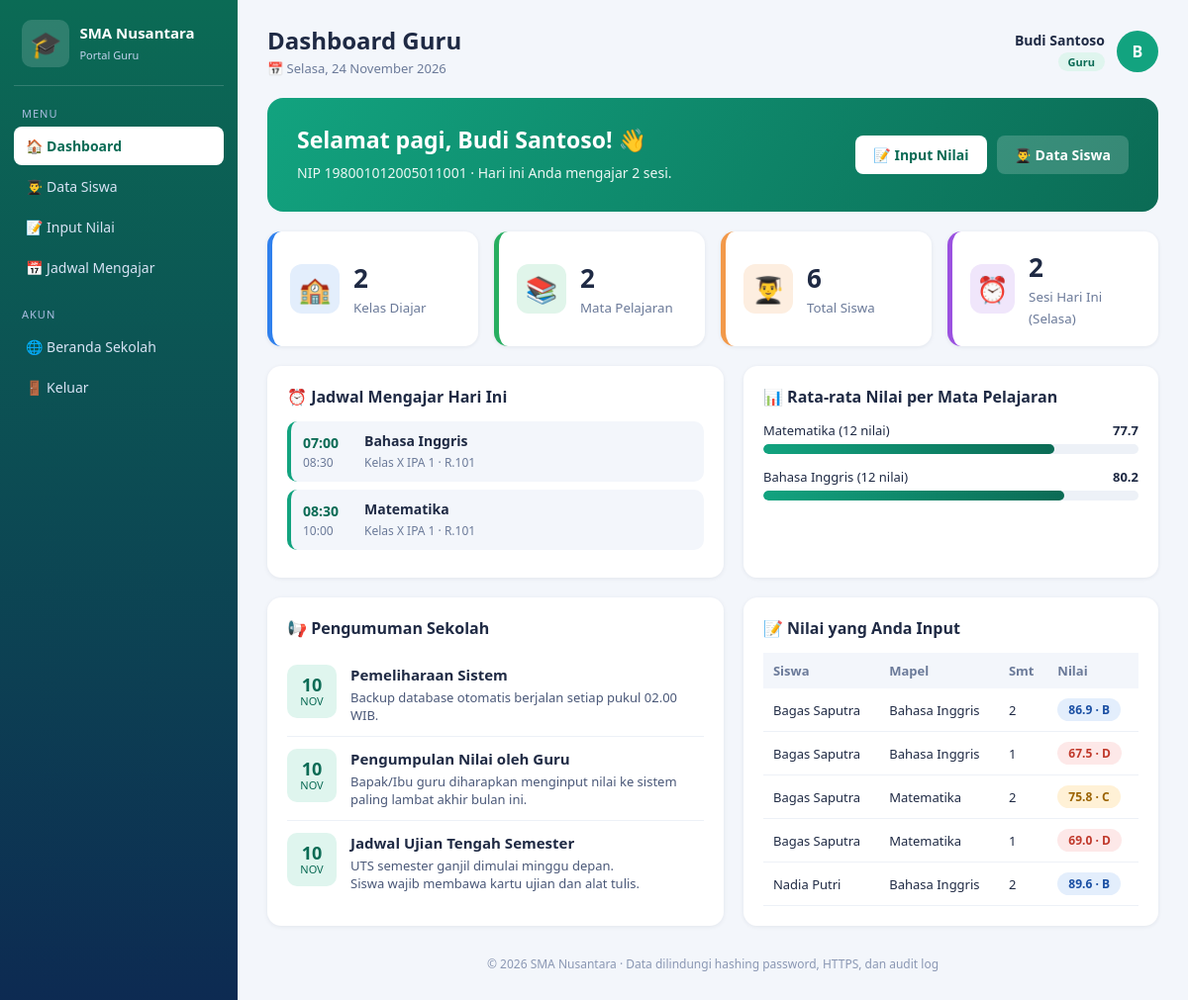
Screenshot of /website_sekolah/guru/index.php (signed in) with the database file from the repository.
### tables this page shows
CREATE TABLE `guru` (
  `id_guru` int unsigned NOT NULL AUTO_INCREMENT,
  `id_user` int unsigned NOT NULL,
  `nip` varchar(20) NOT NULL,
  `nama` varchar(100) NOT NULL,
  `email` varchar(100) DEFAULT NULL,
  `telepon` varchar(20) DEFAULT NULL,
  PRIMARY KEY (`id_guru`),
  UNIQUE KEY `id_user` (`id_user`),
  UNIQUE KEY `nip` (`nip`),
  CONSTRAINT `fk_guru_user` FOREIGN KEY (`id_user`) REFERENCES `users` (`id_user`) ON DELETE CASCADE
);

CREATE TABLE `jadwal` (
  `id_jadwal` int unsigned NOT NULL AUTO_INCREMENT,
  `id_kelas` int unsigned NOT NULL,
  `id_mapel` int unsigned NOT NULL,
  `id_guru` int unsigned NOT NULL,
  `hari` enum('Senin','Selasa','Rabu','Kamis','Jumat','Sabtu') NOT NULL,
  `jam_mulai` time NOT NULL,
  `jam_selesai` time NOT NULL,
  `ruang` varchar(30) NOT NULL,
  PRIMARY KEY (`id_jadwal`),
  KEY `id_kelas` (`id_kelas`),
  KEY `id_mapel` (`id_mapel`),
  KEY `id_guru` (`id_guru`),
  KEY `idx_jadwal_hari` (`hari`),
  CONSTRAINT `jadwal_ibfk_1` FOREIGN KEY (`id_kelas`) REFERENCES `kelas` (`id_kelas`) ON DELETE CASCADE,
  CONSTRAINT `jadwal_ibfk_2` FOREIGN KEY (`id_mapel`) REFERENCES `mapel` (`id_mapel`),
  CONSTRAINT `jadwal_ibfk_3` FOREIGN KEY (`id_guru`) REFERENCES `guru` (`id_guru`)
);

CREATE TABLE `mapel` (
  `id_mapel` int unsigned NOT NULL AUTO_INCREMENT,
  `kode_mapel` varchar(10) NOT NULL,
  `nama_mapel` varchar(100) NOT NULL,
  PRIMARY KEY (`id_mapel`),
  UNIQUE KEY `kode_mapel` (`kode_mapel`)
);

CREATE TABLE `kelas` (
  `id_kelas` int unsigned NOT NULL AUTO_INCREMENT,
  `nama_kelas` varchar(20) NOT NULL,
  `tingkat` tinyint unsigned NOT NULL,
  `tahun_ajaran` varchar(9) NOT NULL,
  PRIMARY KEY (`id_kelas`),
  UNIQUE KEY `uq_kelas` (`nama_kelas`,`tahun_ajaran`)
);

CREATE TABLE `pengumuman` (
  `id_pengumuman` int unsigned NOT NULL AUTO_INCREMENT,
  `id_user` int unsigned NOT NULL,
  `judul` varchar(150) NOT NULL,
  `isi` text NOT NULL,
  `created_at` timestamp NOT NULL DEFAULT CURRENT_TIMESTAMP,
  PRIMARY KEY (`id_pengumuman`),
  KEY `id_user` (`id_user`),
  CONSTRAINT `pengumuman_ibfk_1` FOREIGN KEY (`id_user`) REFERENCES `users` (`id_user`)
);

CREATE TABLE `nilai` (
  `id_nilai` int unsigned NOT NULL AUTO_INCREMENT,
  `id_siswa` int unsigned NOT NULL,
  `id_mapel` int unsigned NOT NULL,
  `id_guru` int unsigned NOT NULL,
  `semester` tinyint unsigned NOT NULL,
  `nilai_angka` decimal(5,2) NOT NULL,
  PRIMARY KEY (`id_nilai`),
  UNIQUE KEY `uq_nilai` (`id_siswa`,`id_mapel`,`semester`),
  KEY `id_mapel` (`id_mapel`),
  KEY `id_guru` (`id_guru`),
  CONSTRAINT `nilai_ibfk_1` FOREIGN KEY (`id_siswa`) REFERENCES `siswa` (`id_siswa`) ON DELETE CASCADE,
  CONSTRAINT `nilai_ibfk_2` FOREIGN KEY (`id_mapel`) REFERENCES `mapel` (`id_mapel`),
  CONSTRAINT `nilai_ibfk_3` FOREIGN KEY (`id_guru`) REFERENCES `guru` (`id_guru`),
  CONSTRAINT `nilai_chk_1` CHECK ((`nilai_angka` between 0 and 100))
);

CREATE TABLE `siswa` (
  `id_siswa` int unsigned NOT NULL AUTO_INCREMENT,
  `id_user` int unsigned NOT NULL,
  `id_kelas` int unsigned DEFAULT NULL,
  `nis` varchar(20) NOT NULL,
  `nama` varchar(100) NOT NULL,
  `jenis_kelamin` enum('L','P') DEFAULT NULL,
  `tanggal_lahir` date DEFAULT NULL,
  `alamat` varchar(255) DEFAULT NULL,
  PRIMARY KEY (`id_siswa`),
  UNIQUE KEY `id_user` (`id_user`),
  UNIQUE KEY `nis` (`nis`),
  KEY `fk_siswa_kelas` (`id_kelas`),
  CONSTRAINT `fk_siswa_kelas` FOREIGN KEY (`id_kelas`) REFERENCES `kelas` (`id_kelas`) ON DELETE SET NULL,
  CONSTRAINT `fk_siswa_user` FOREIGN KEY (`id_user`) REFERENCES `users` (`id_user`) ON DELETE CASCADE
);

### website_sekolah/config.php (called while the page is built, shortened)
<?php
function e(string $s): string { return htmlspecialchars($s, ENT_QUOTES, 'UTF-8'); }

### website_sekolah/includes/auth.php (called while the page is built, shortened)
<?php
require_once __DIR__ . '/../config.php';
function require_role(string $role): array {
    global $pdo;
    $sql = $role === 'guru'
        ? 'SELECT * FROM guru WHERE id_user = ?'
        : 'SELECT s.*, k.nama_kelas, k.tahun_ajaran FROM siswa s LEFT JOIN kelas k ON k.id_kelas = s.id_kelas WHERE s.id_user = ?';
    $st = $pdo->prepare($sql);
    $st->execute([(int)$_SESSION['id_user']]);
    $p = $st->fetch();
    return $p;
}

### website_sekolah/guru/index.php (the view, shortened to what this page needs)
<?php
require __DIR__ . '/../includes/auth.php';
require __DIR__ . '/../includes/layout.php';
$g = require_role('guru'); $id = (int)$g['id_guru'];
function ambil(PDO $pdo, string $sql, array $par): array { $st = $pdo->prepare($sql); $st->execute($par); return $st->fetchAll(); }
$s1 = ambil($pdo, 'SELECT COUNT(DISTINCT id_kelas) AS kelas, COUNT(DISTINCT id_mapel) AS mapel FROM jadwal WHERE id_guru = ?', [$id])[0];
$totalSiswa = (int)ambil($pdo, 'SELECT COUNT(*) AS n FROM siswa WHERE id_kelas IN (SELECT id_kelas FROM jadwal WHERE id_guru = ?)', [$id])[0]['n'];
$hariIni = ambil($pdo, 'SELECT j.jam_mulai, j.jam_selesai, j.ruang, m.nama_mapel, k.nama_kelas AS ket
    FROM jadwal j JOIN mapel m ON m.id_mapel = j.id_mapel JOIN kelas k ON k.id_kelas = j.id_kelas
    WHERE j.id_guru = ? AND j.hari = ? ORDER BY j.jam_mulai', [$id, hari_ini()]);
$rataMapel = ambil($pdo, 'SELECT m.nama_mapel, AVG(n.nilai_angka) AS rata, COUNT(*) AS jml
    FROM nilai n JOIN mapel m ON m.id_mapel = n.id_mapel WHERE n.id_guru = ? GROUP BY m.id_mapel, m.nama_mapel', [$id]);
$terbaru = ambil($pdo, 'SELECT s.nama, m.nama_mapel, n.nilai_angka, n.semester
    FROM nilai n JOIN siswa s ON s.id_siswa = n.id_siswa JOIN mapel m ON m.id_mapel = n.id_mapel
    WHERE n.id_guru = ? ORDER BY n.id_nilai DESC LIMIT 5', [$id]);
page_start('Dashboard Guru', 'index', $g);
?>
<section class="hero">
  <div>
    <h2><?= e(salam()) ?>, <?= e($g['nama']) ?>! 👋</h2>
    <p>NIP <?= e($g['nip']) ?> · <?= count($hariIni) ? 'Hari ini Anda mengajar ' . count($hariIni) . ' sesi.' : 'Tidak ada jadwal mengajar hari ini. Waktu yang pas untuk menginput nilai.' ?></p>
  </div>
  <div class="hero-actions"><a class="btn light" href="nilai.php">📝 Input Nilai</a><a class="btn ghost" href="siswa.php">👨‍🎓 Data Siswa</a></div>
</section>
<section class="stats">
  <div class="stat c1"><span class="ico">🏫</span><div><b><?= (int)$s1['kelas'] ?></b><small>Kelas Diajar</small></div></div>
  <div class="stat c2"><span class="ico">📚</span><div><b><?= (int)$s1['mapel'] ?></b><small>Mata Pelajaran</small></div></div>
  <div class="stat c3"><span class="ico">👨‍🎓</span><div><b><?= $totalSiswa ?></b><small>Total Siswa</small></div></div>
  <div class="stat c4"><span class="ico">⏰</span><div><b><?= count($hariIni) ?></b><small>Sesi Hari Ini (<?= e(hari_ini()) ?>)</small></div></div>
</section>
<div class="grid">
  <section class="panel">
    <h3>⏰ Jadwal Mengajar Hari Ini</h3>
    <?php foreach ($hariIni as $r): ?>
      <div class="slot"><div class="time"><?= e(jam($r['jam_mulai'])) ?><br><small><?= e(jam($r['jam_selesai'])) ?></small></div>
      <div><b><?= e($r['nama_mapel']) ?></b><small>Kelas <?= e($r['ket']) ?> · <?= e($r['ruang']) ?></small></div></div>
    <?php endforeach; ?>
  </section>
  <section class="panel">
    <h3>📊 Rata-rata Nilai per Mata Pelajaran</h3>
    <?php foreach ($rataMapel as $r) bar($r['nama_mapel'] . ' (' . $r['jml'] . ' nilai)', (float)$r['rata']); ?>
  </section>
</div>
<div class="grid">
  <?php panel_pengumuman($pdo, 3); ?>
  <section class="panel">
    <h3>📝 Nilai yang Anda Input</h3>
    <?php if (!$terbaru): ?><p class="empty">Belum ada data.</p><?php else: ?>
    <table><tr><th>Siswa</th><th>Mapel</th><th>Smt</th><th>Nilai</th></tr>
    <?php foreach ($terbaru as $t): [$pr, $cl] = predikat((float)$t['nilai_angka']); ?>
      <tr><td><?= e($t['nama']) ?></td><td><?= e($t['nama_mapel']) ?></td><td><?= (int)$t['semester'] ?></td>
          <td><span class="pill <?= $cl ?>"><?= number_format((float)$t['nilai_angka'], 1) ?> · <?= $pr ?></span></td></tr>
    <?php endforeach; ?></table><?php endif; ?>
  </section>
</div>
<?php page_end();

### website_sekolah/includes/layout.php (shortened to what this page needs)
<?php
function hari_ini(): string { return ['Minggu','Senin','Selasa','Rabu','Kamis','Jumat','Sabtu'][(int)date('w')]; }
function tgl_lengkap(): string {
    $b = ['','Januari','Februari','Maret','April','Mei','Juni','Juli','Agustus','September','Oktober','November','Desember'];
    return hari_ini() . ', ' . date('j') . ' ' . $b[(int)date('n')] . ' ' . date('Y');
}
function tgl_pendek(string $t): array {
    $b = ['','Jan','Feb','Mar','Apr','Mei','Jun','Jul','Agu','Sep','Okt','Nov','Des'];
    $x = strtotime($t); return [date('j', $x), $b[(int)date('n', $x)]];
}
function salam(): string { $h = (int)date('G'); return $h < 11 ? 'Selamat pagi' : ($h < 15 ? 'Selamat siang' : ($h < 18 ? 'Selamat sore' : 'Selamat malam')); }
function predikat(float $v): array { return $v >= 90 ? ['A','a'] : ($v >= 80 ? ['B','b'] : ($v >= 70 ? ['C','c'] : ['D','d'])); }
function jam(string $t): string { return substr($t, 0, 5); }
function bar(string $label, float $v): void {
    $w = max(0, min(100, $v));
    echo '<div class="bar"><div class="bar-top"><span>' . e($label) . '</span><b>' . number_format($v, 1) . '</b></div>'
       . '<div class="bar-track"><div class="bar-fill" style="width:' . $w . '%"></div></div></div>';
}
function page_start(string $title, string $active, array $p): void {
    $role = $_SESSION['role'];
    $menu = $role === 'guru'
        ? ['index' => ['🏠','Dashboard','index.php'], 'siswa' => ['👨‍🎓','Data Siswa','siswa.php'], 'nilai' => ['📝','Input Nilai','nilai.php'], 'jadwal' => ['📅','Jadwal Mengajar','jadwal.php']]
        : ['index' => ['🏠','Dashboard','index.php'], 'nilai' => ['📝','Nilai & Rapor','nilai.php'], 'jadwal' => ['📅','Jadwal Pelajaran','jadwal.php']];
    ?>
<!DOCTYPE html>
<html lang="id">
<head>
<link rel="stylesheet" href="../assets/portal.css">
</head>
<body class="portal theme-<?= e($role) ?>">
<aside class="sidebar">
  <div class="brand"><span class="logo">🎓</span><div><b><?= e(NAMA_SEKOLAH) ?></b><small>Portal <?= $role === 'guru' ? 'Guru' : 'Siswa' ?></small></div></div>
  <nav>
    <p class="nav-title">MENU</p>
    <?php foreach ($menu as $k => [$ico, $label, $href]): ?>
      <a href="<?= e($href) ?>" class="<?= $k === $active ? 'active' : '' ?>"><?= $ico ?> <?= e($label) ?></a>
    <?php endforeach; ?>
    <p class="nav-title">AKUN</p>
    <a href="../index.php">🌐 Beranda Sekolah</a>
    <a href="../logout.php">🚪 Keluar</a>
  </nav>
</aside>
<main class="main">
  <header class="topbar">
    <div><h1><?= e($title) ?></h1><span class="date">📅 <?= e(tgl_lengkap()) ?></span></div>
    <div class="user">
      <div class="who"><b><?= e($p['nama']) ?></b><span class="badge"><?= $role === 'guru' ? 'Guru' : 'Siswa' ?></span></div>
      <div class="avatar"><?= e(strtoupper(mb_substr($p['nama'], 0, 1))) ?></div>
    </div>
  </header>
<?php
}
function page_end(): void { ?>
  <footer>© <?= date('Y') ?> <?= e(NAMA_SEKOLAH) ?> · Data dilindungi hashing password, HTTPS, dan audit log</footer>
</main>
</body>
</html>
<?php }
function panel_pengumuman(PDO $pdo, int $limit = 4): void {
    $rows = $pdo->query('SELECT judul, isi, created_at FROM pengumuman ORDER BY created_at DESC, id_pengumuman DESC LIMIT ' . (int)$limit)->fetchAll();
    echo '<section class="panel"><h3>📢 Pengumuman Sekolah</h3>';
    foreach ($rows as $r) {
        [$d, $m] = tgl_pendek($r['created_at']);
        echo '<article class="news"><div class="news-date"><b>' . $d . '</b><small>' . e($m) . '</small></div><div><h4>'
           . e($r['judul']) . '</h4><p>' . nl2br(e($r['isi'])) . '</p></div></article>';
    }
    echo '</section>';
}

### rows the page displays
guru: nama "Budi Santoso", nama "B", nip "198001012005011001"
jadwal: jam_mulai "07:00", jam_selesai "08:30", id_mapel.nama_mapel "Bahasa Inggris", id_kelas.nama_kelas "X IPA 1", ruang "R.101"
jadwal: jam_mulai "08:30", jam_selesai "10:00", id_mapel.nama_mapel "Matematika", id_kelas.nama_kelas "X IPA 1", ruang "R.101"
pengumuman: d "10", m "NOV", judul "Pemeliharaan Sistem", isi "Backup database otomatis berjalan setiap pukul 02.00 WIB."
pengumuman: d "10", m "NOV", judul "Pengumpulan Nilai oleh Guru", isi "Bapak/Ibu guru diharapkan menginput nilai ke sistem paling lambat akhir bulan ini."
pengumuman: d "10", m "NOV", judul "Jadwal Ujian Tengah Semester", isi "UTS semester ganjil dimulai minggu depan. Siswa wajib membawa kartu ujian dan alat tulis."
nilai: id_siswa.nama "Bagas Saputra", id_mapel.nama_mapel "Bahasa Inggris", semester "2", nilai_angka "86.9", pr "B"
nilai: id_siswa.nama "Bagas Saputra", id_mapel.nama_mapel "Bahasa Inggris", semester "1", nilai_angka "67.5", pr "D"
nilai: id_siswa.nama "Bagas Saputra", id_mapel.nama_mapel "Matematika", semester "2", nilai_angka "75.8", pr "C"
nilai: id_siswa.nama "Bagas Saputra", id_mapel.nama_mapel "Matematika", semester "1", nilai_angka "69.0", pr "D"
nilai: id_siswa.nama "Nadia Putri", id_mapel.nama_mapel "Bahasa Inggris", semester "2", nilai_angka "89.6", pr "B"

### other values shown
NAMA_SEKOLAH "SMA Nusantara"
$ico "🏠"
$label "Dashboard"
$ico "👨‍🎓"
$label "Data Siswa"
$ico "📝"
$label "Input Nilai"
$ico "📅"
$label "Jadwal Mengajar"
$title "Dashboard Guru"
tgl_lengkap() "Selasa, 24 November 2026"
salam() "Selamat pagi"
count($hariIni) "2"
$s1['kelas'] "2"
$s1['mapel'] "2"
